Frame 1 (no input): blank canvas, image omitted
Frame 60 (the mouse pressed at the canvas centre just before this capture): blank canvas, image omitted
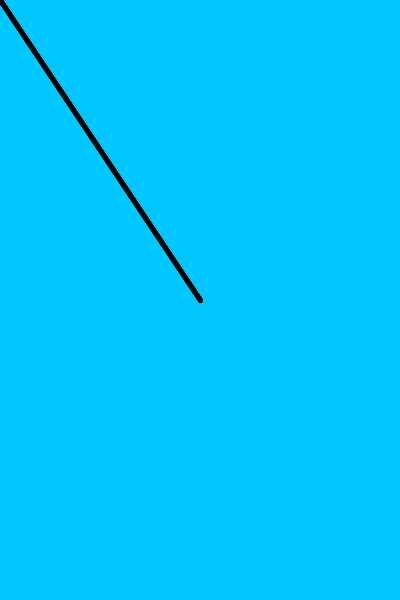
Frame 120 (the mouse held since frame 60 and released just before this capture)

The Processing sketch whose frames 1 and 60 were blank and that drew this single picture after the mouse press (run headless with seeded random() and noise(); from frame 60 on, the mouse is pressed at the canvas centre):

// Processing sketch: processing_99187
// ── processing_99187.pde

void setup()
{
  size(400, 600);
  background(0, 200, 255);
  smooth();
  stroke(0, 0, 0);
  
}

void draw()
{
  strokeWeight(random(5));
  line(0, 0, mouseX, mouseY);
  if (keyPressed)
  {
    line(400, 0, mouseX, mouseY);
  }
  if (mouseButton==RIGHT)
  {
    stroke(255, 255, 255);
  }
  if (mouseButton==LEFT)
  {
    stroke(0, 0, 0, 70);
  }
  save("blue.png");
}
